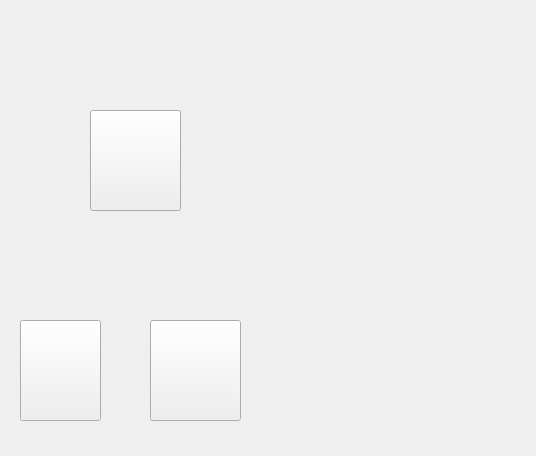
<?xml version="1.0" encoding="UTF-8"?>
<ui version="4.0">
 <class>Widget</class>
 <widget class="QWidget" name="Widget">
  <property name="geometry">
   <rect>
    <x>0</x>
    <y>0</y>
    <width>536</width>
    <height>456</height>
   </rect>
  </property>
  <property name="windowTitle">
   <string>Widget</string>
  </property>
  <widget class="QPushButton" name="pushButton">
   <property name="geometry">
    <rect>
     <x>150</x>
     <y>320</y>
     <width>91</width>
     <height>101</height>
    </rect>
   </property>
   <property name="styleSheet">
    <string notr="true">border-image: url(:/images/exit);</string>
   </property>
   <property name="text">
    <string/>
   </property>
  </widget>
  <widget class="QPushButton" name="pushButton_2">
   <property name="geometry">
    <rect>
     <x>90</x>
     <y>110</y>
     <width>91</width>
     <height>101</height>
    </rect>
   </property>
   <property name="styleSheet">
    <string notr="true">border-image: url(:/images/start);</string>
   </property>
   <property name="text">
    <string/>
   </property>
  </widget>
  <widget class="QPushButton" name="pushButton_3">
   <property name="geometry">
    <rect>
     <x>20</x>
     <y>320</y>
     <width>81</width>
     <height>101</height>
    </rect>
   </property>
   <property name="styleSheet">
    <string notr="true">border-image: url(:/images/help);</string>
   </property>
   <property name="text">
    <string/>
   </property>
  </widget>
 </widget>
 <layoutdefault spacing="6" margin="11"/>
 <resources/>
 <connections/>
</ui>
